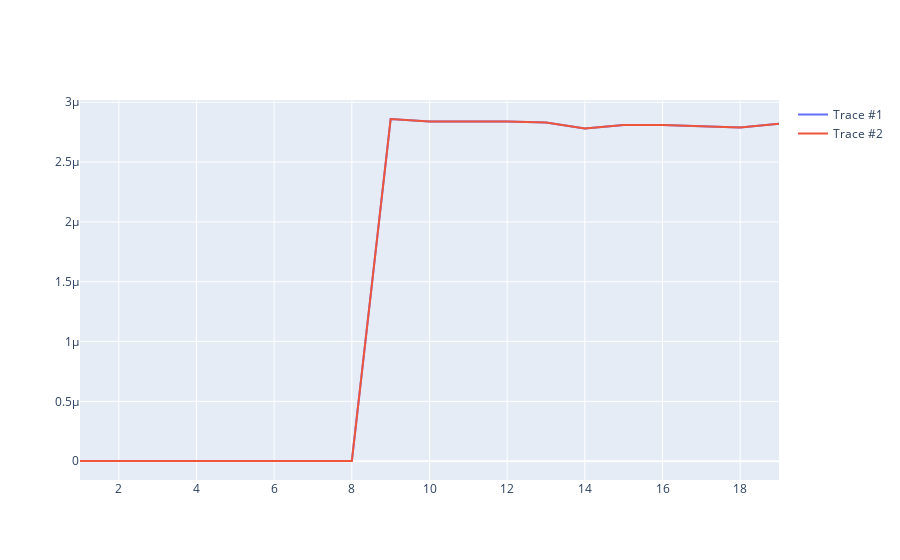

Source (notebook cell):
### Code cell
fig = go.Figure()
nd = 4
mz = 28
fig.add_trace(go.Scatter(x = np.arange(processed.shape[0]-nd)+1, y = processed.loc[nd:, mz], mode = "lines", name="Trace #1"))
fig.add_trace(go.Scatter(x = np.arange(processed.shape[0]-nd)+1, y = processed.loc[nd:, mz], mode = "lines", name="Trace #2"))

fig.show()

### Figure 1 — Plotly figure (JSON) as saved in the notebook; plotly's stock layout.template omitted (floating-point values rounded to 4 significant figures)
{"data": [{"mode": "lines", "name": "Trace #1", "type": "scatter", "x": [1, 2, 3, 4, 5, 6, 7, 8, 9, 10, 11, 12, 13, 14, 15, 16, 17, 18, 19], "y": [2.11e-09, 1.94e-09, 1.95e-09, 2.16e-09, 2.09e-09, 1.9e-09, 2.09e-09, 1.69e-09, 2.86e-06, 2.84e-06, 2.84e-06, 2.84e-06, 2.83e-06, 2.78e-06, 2.81e-06, 2.81e-06, 2.8e-06, 2.79e-06, 2.82e-06]}, {"mode": "lines", "name": "Trace #2", "type": "scatter", "x": [1, 2, 3, 4, 5, 6, 7, 8, 9, 10, 11, 12, 13, 14, 15, 16, 17, 18, 19], "y": [2.11e-09, 1.94e-09, 1.95e-09, 2.16e-09, 2.09e-09, 1.9e-09, 2.09e-09, 1.69e-09, 2.86e-06, 2.84e-06, 2.84e-06, 2.84e-06, 2.83e-06, 2.78e-06, 2.81e-06, 2.81e-06, 2.8e-06, 2.79e-06, 2.82e-06]}], "layout": {}}
